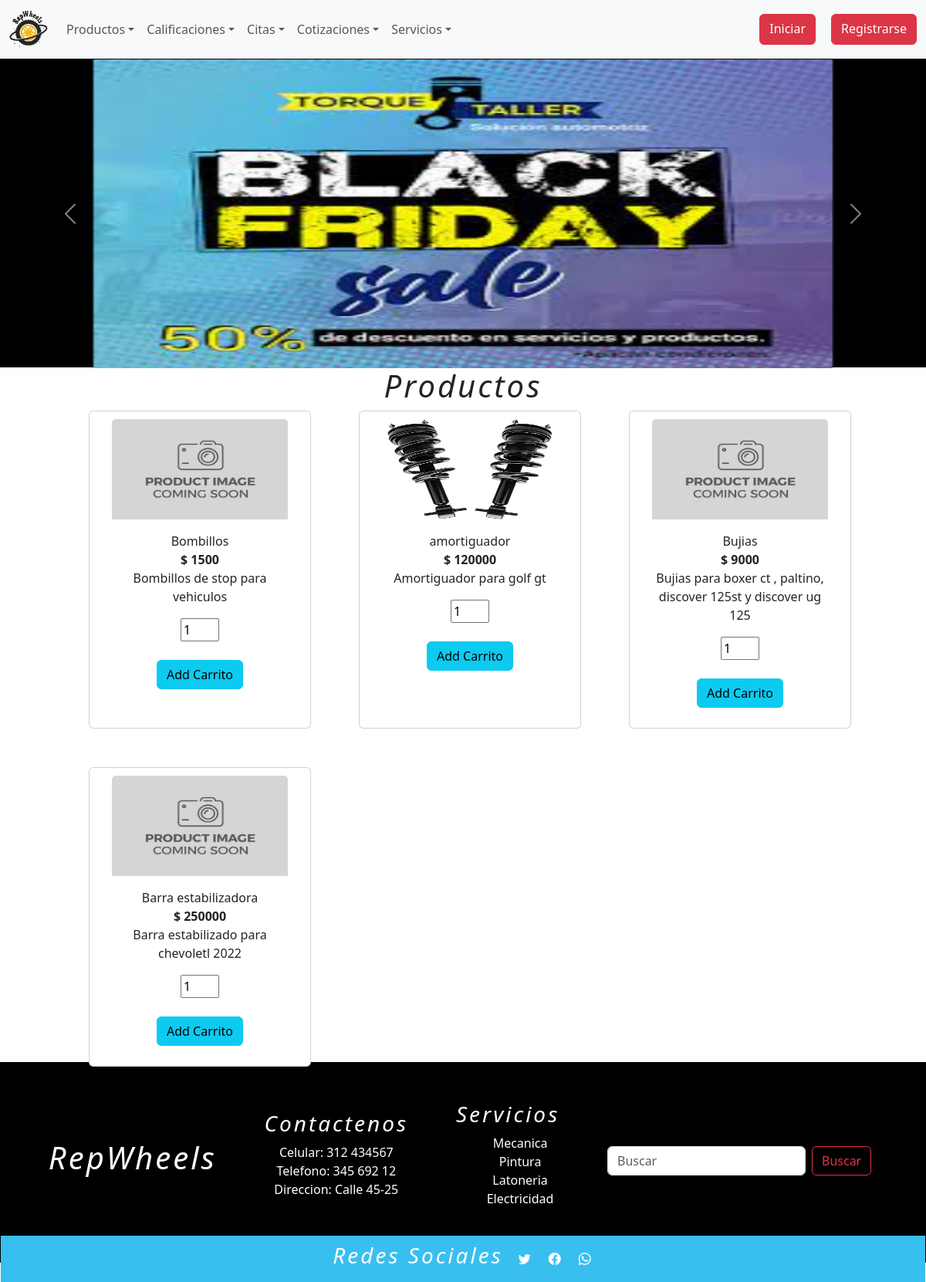
The page /productos on the database its author committed.
### tienda/models.py (models this page shows, shortened)
class Productos(models.Model):
    nombre=models.CharField(max_length=254)
    Precio=models.IntegerField(null = False)
    descripcion_producto = models.TextField()
    cantidad=models.IntegerField()
    fecha_Creacion=models.DateField()
    foto = models.ImageField(upload_to="fotos_productos/", default="fotos_productos/default.png")

### tienda/views.py (the view)
# urls.py: path('productos',views.productos,name='productos'),
def productos(request):
    p = Productos.objects.all()
    contexto = {'data':p}
    return render(request,"tienda/productos/producto.html",contexto)

### tienda/templates/tienda/productos/producto.html (shortened to what this page needs)
{% extends 'tienda/base.html' %}
{% load static %}
{% block contenedor %}
      <main>
        <section style="background-color: black;">
            <div id="carouselServicios" class="carousel slide" style="max-width: 100%;">
              <div class="carousel-inner">
                <div class="carousel-item active">
                  <div class="d-flex align-items-center">
                    <img src="{% static 'tienda/img/descuentoproducto.jpg' %}" class="d-block mx-auto" width="80%" height="400px"
                      alt="imagen descuentos">
                  </div>
                </div>
              </div>
              <button class="carousel-control-prev" type="button" data-bs-target="#carouselServicios" data-bs-slide="prev">
                <span class="carousel-control-prev-icon" aria-hidden="true"></span>
              </button>
              <button class="carousel-control-next" type="button" data-bs-target="#carouselServicios" data-bs-slide="next">
                <span class="carousel-control-next-icon" ariahidden="true"></span>
              </button>
            </div>
          </section>
          <section class="servicios">
            <h1>Productos</h1>
            <div>
              <div class="product">
                  {% if data %}
                      {% for p in data %}
                              <div class="card align-items-center text-center p-10" style="width: 18rem; padding: 10px;">
                                <img src="{{ p.foto.url }}" class="card-img-top" alt="{{ p.nombre }}" style="width:86%; height: 130px;" >
                                  <div class="card-body">
                                    <p class="card-text">{{ p.nombre }} <br> <strong>$ {{ p.Precio }} </strong> <br> {{ p.descripcion_producto }} </p>
                                    <form>
                                      <input type="number" name="cantidad" id="cantidad_{{ p.id }}" min="1" max="{{ p.cantidad }}" value="1" style="width: 50px;" /><br><br>
                                      <button type="button" onclick="addCart(`{% url 'addCart' %}` , {{ p.id }});"  class="btn btn-info">Add Carrito</button>
                                  </form>
                                  </div>
                              </div>
                      {% endfor %}
                  {% else %}
                      <h1>No hay productos agregados</h1>
                  {% endif %}
              </div>
          </div>
          </section>
      </main>
{% endblock %}

### tienda/static/tienda/css/landing.css (style rules this page uses)
section { background-color: rgb(255, 255, 255); height: 400px; border:1px solid black ; }
h1 { text-align: center; }
footer h3,h1 { text-align: center; font-style: italic; letter-spacing: 3px; }
.servicios { min-height: 900px; border: none; }
.product { display: grid; grid-template-columns: repeat(3,350px); row-gap:50px; margin-left: 80px; align-content: center; justify-content: center; }

### rows shown on the page
Productos: foto (placeholder picture), nombre "Bombillos", Precio "1500", descripcion_producto "Bombillos de stop para vehiculos"
Productos: foto (picture), nombre "amortiguador", Precio "120000", descripcion_producto "Amortiguador para golf gt"
Productos: foto (placeholder picture), nombre "Bujias", Precio "9000", descripcion_producto "Bujias para boxer ct , paltino, discover 125st y discover ug 125"
Productos: foto (placeholder picture), nombre "Barra estabilizadora", Precio "250000", descripcion_producto "Barra estabilizado para chevoletl 2022"
